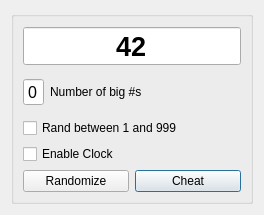
<?xml version="1.0" encoding="UTF-8"?>
<ui version="4.0">
 <class>WantedValueBox</class>
 <widget class="QDialog" name="WantedValueBox">
  <property name="geometry">
   <rect>
    <x>0</x>
    <y>0</y>
    <width>264</width>
    <height>215</height>
   </rect>
  </property>
  <property name="windowTitle">
   <string>Choose</string>
  </property>
  <layout class="QVBoxLayout" name="verticalLayout_3">
   <item>
    <widget class="QGroupBox" name="groupBox">
     <property name="title">
      <string/>
     </property>
     <layout class="QVBoxLayout" name="verticalLayout_2">
      <item>
       <layout class="QVBoxLayout" name="verticalLayout">
        <item>
         <widget class="QSpinBox" name="spinBox">
          <property name="font">
           <font>
            <pointsize>20</pointsize>
            <weight>75</weight>
            <bold>true</bold>
           </font>
          </property>
          <property name="alignment">
           <set>Qt::AlignCenter</set>
          </property>
          <property name="buttonSymbols">
           <enum>QAbstractSpinBox::NoButtons</enum>
          </property>
          <property name="minimum">
           <number>1</number>
          </property>
          <property name="maximum">
           <number>999</number>
          </property>
          <property name="value">
           <number>42</number>
          </property>
         </widget>
        </item>
        <item>
         <layout class="QHBoxLayout" name="horizontalLayout_3">
          <item>
           <widget class="QSpinBox" name="spinBox_number_of_bigns">
            <property name="font">
             <font>
              <pointsize>12</pointsize>
             </font>
            </property>
            <property name="alignment">
             <set>Qt::AlignCenter</set>
            </property>
            <property name="buttonSymbols">
             <enum>QAbstractSpinBox::NoButtons</enum>
            </property>
            <property name="maximum">
             <number>4</number>
            </property>
           </widget>
          </item>
          <item>
           <widget class="QLabel" name="label">
            <property name="font">
             <font>
              <pointsize>9</pointsize>
             </font>
            </property>
            <property name="text">
             <string>Number of big #s</string>
            </property>
           </widget>
          </item>
          <item>
           <spacer name="horizontalSpacer">
            <property name="orientation">
             <enum>Qt::Horizontal</enum>
            </property>
            <property name="sizeHint" stdset="0">
             <size>
              <width>40</width>
              <height>20</height>
             </size>
            </property>
           </spacer>
          </item>
         </layout>
        </item>
        <item>
         <widget class="QCheckBox" name="checkBox_any_numbers">
          <property name="text">
           <string>Rand between 1 and 999</string>
          </property>
         </widget>
        </item>
        <item>
         <widget class="QCheckBox" name="checkBox_clock">
          <property name="text">
           <string>Enable Clock</string>
          </property>
         </widget>
        </item>
        <item>
         <layout class="QHBoxLayout" name="horizontalLayout">
          <item>
           <widget class="QPushButton" name="pushButton_randomize">
            <property name="text">
             <string>Randomize</string>
            </property>
            <property name="autoDefault">
             <bool>false</bool>
            </property>
           </widget>
          </item>
          <item>
           <widget class="QPushButton" name="pushButton_cheat">
            <property name="text">
             <string>Cheat</string>
            </property>
            <property name="default">
             <bool>true</bool>
            </property>
           </widget>
          </item>
         </layout>
        </item>
       </layout>
      </item>
     </layout>
    </widget>
   </item>
  </layout>
 </widget>
 <resources/>
 <connections/>
</ui>
